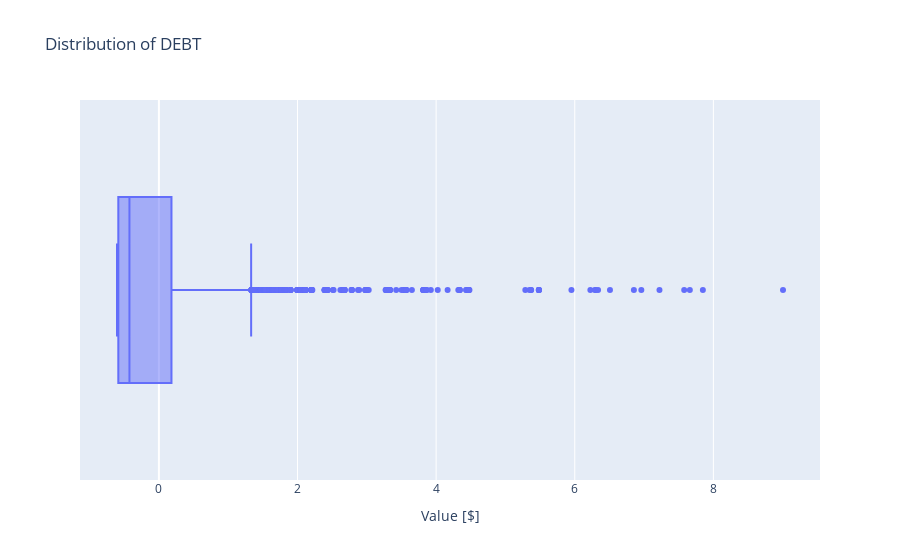
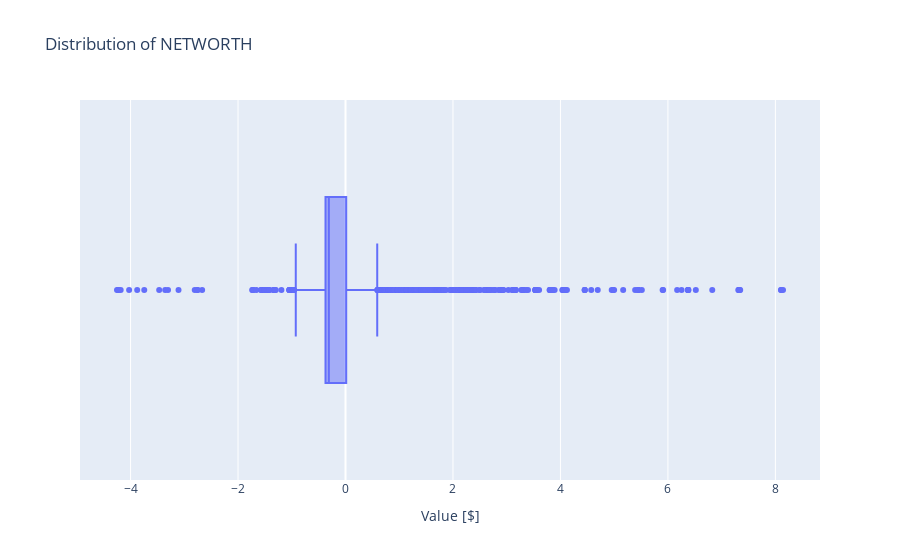
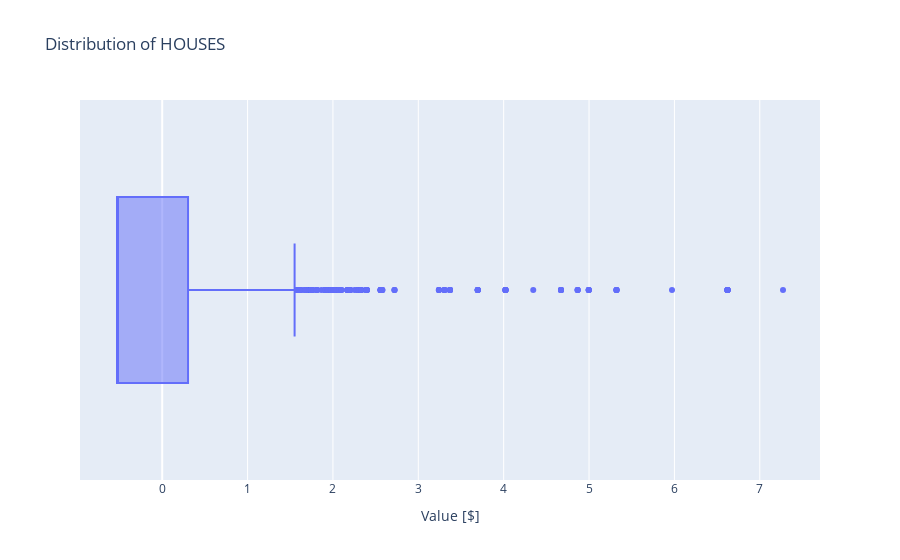

Here is the notebook cell these charts were saved with, in order:
### Code cell
features = ['DEBT', 'NETWORTH', 'HOUSES', 'NFIN', 'ASSET']

for feature in features:
    fig = px.box(
        data_frame=XS,
        x=feature,
        title=f"Distribution of {feature}"
    )
    fig.update_layout(xaxis_title="Value [$]")
    fig.show()

### Figure 1 — Plotly figure (JSON) as saved in the notebook; plotly's stock layout.template omitted (floating-point values rounded to 4 significant figures; data arrays with more than 128 entries replaced by an {"elided": "..."} marker saying what was removed)
{"data": [{"alignmentgroup": "True", "hovertemplate": "DEBT=%{x}<extra></extra>", "legendgroup": "", "marker": {"color": "#636efa"}, "name": "", "notched": false, "offsetgroup": "", "orientation": "h", "showlegend": false, "type": "box", "x": {"elided": "3141 float values"}, "x0": " ", "xaxis": "x", "y0": " ", "yaxis": "y"}], "layout": {"boxmode": "group", "legend": {"tracegroupgap": 0}, "title": {"text": "Distribution of DEBT"}, "xaxis": {"anchor": "y", "domain": [0, 1], "title": {"text": "Value [$]"}}, "yaxis": {"anchor": "x", "domain": [0, 1]}}}

### Figure 2 — Plotly figure (JSON) as saved in the notebook; plotly's stock layout.template omitted (floating-point values rounded to 4 significant figures; data arrays with more than 128 entries replaced by an {"elided": "..."} marker saying what was removed)
{"data": [{"alignmentgroup": "True", "hovertemplate": "NETWORTH=%{x}<extra></extra>", "legendgroup": "", "marker": {"color": "#636efa"}, "name": "", "notched": false, "offsetgroup": "", "orientation": "h", "showlegend": false, "type": "box", "x": {"elided": "3141 float values"}, "x0": " ", "xaxis": "x", "y0": " ", "yaxis": "y"}], "layout": {"boxmode": "group", "legend": {"tracegroupgap": 0}, "title": {"text": "Distribution of NETWORTH"}, "xaxis": {"anchor": "y", "domain": [0, 1], "title": {"text": "Value [$]"}}, "yaxis": {"anchor": "x", "domain": [0, 1]}}}

### Figure 3 — Plotly figure (JSON) as saved in the notebook; plotly's stock layout.template omitted (floating-point values rounded to 4 significant figures; data arrays with more than 128 entries replaced by an {"elided": "..."} marker saying what was removed)
{"data": [{"alignmentgroup": "True", "hovertemplate": "HOUSES=%{x}<extra></extra>", "legendgroup": "", "marker": {"color": "#636efa"}, "name": "", "notched": false, "offsetgroup": "", "orientation": "h", "showlegend": false, "type": "box", "x": {"elided": "3141 float values"}, "x0": " ", "xaxis": "x", "y0": " ", "yaxis": "y"}], "layout": {"boxmode": "group", "legend": {"tracegroupgap": 0}, "title": {"text": "Distribution of HOUSES"}, "xaxis": {"anchor": "y", "domain": [0, 1], "title": {"text": "Value [$]"}}, "yaxis": {"anchor": "x", "domain": [0, 1]}}}
